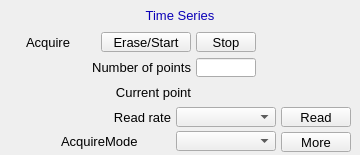
    <widget class="PyDMFrame" name="composite_1">
      <property name="geometry">
        <rect>
          <x>285</x>
          <y>275</y>
          <width>360</width>
          <height>155</height>
        </rect>
      </property>
      <widget class="PyDMDrawingRectangle" name="rectangle_2">
        <property name="geometry">
          <rect>
            <x>120</x>
            <y>5</y>
            <width>120</width>
            <height>21</height>
          </rect>
        </property>
        <property name="brush" stdset="0">
          <brush brushstyle="SolidPattern">
            <color alpha="255">
              <red>218</red>
              <green>218</green>
              <blue>218</blue>
            </color>
          </brush>
        </property>
        <property name="penStyle" stdset="0">
          <enum>Qt::SolidLine</enum>
        </property>
        <property name="penColor" stdset="0">
          <color>
            <red>218</red>
            <green>218</green>
            <blue>218</blue>
          </color>
        </property>
        <property name="penWidth" stdset="0">
          <double>0</double>
        </property>
        <property name="penCapStyle" stdset="0">
          <enum>Qt::FlatCap</enum>
        </property>
        <property name="toolTip">
          <string>rectangle_2</string>
        </property>
      </widget>
      <widget class="PyDMDrawingRectangle" name="rectangle_3">
        <property name="geometry">
          <rect>
            <x>0</x>
            <y>0</y>
            <width>360</width>
            <height>155</height>
          </rect>
        </property>
        <property name="brush" stdset="0">
          <brush brushstyle="NoBrush">
            <color alpha="255">
              <red>0</red>
              <green>0</green>
              <blue>0</blue>
            </color>
          </brush>
        </property>
        <property name="penStyle" stdset="0">
          <enum>Qt::SolidLine</enum>
        </property>
        <property name="penColor" stdset="0">
          <color>
            <red>0</red>
            <green>0</green>
            <blue>0</blue>
          </color>
        </property>
        <property name="penWidth" stdset="0">
          <double>1</double>
        </property>
        <property name="penCapStyle" stdset="0">
          <enum>Qt::FlatCap</enum>
        </property>
        <property name="toolTip">
          <string>rectangle_3</string>
        </property>
      </widget>
      <widget class="QLabel" name="text_13">
        <property name="geometry">
          <rect>
            <x>125</x>
            <y>5</y>
            <width>110</width>
            <height>20</height>
          </rect>
        </property>
        <property name="text">
          <string>Time Series</string>
        </property>
        <property name="font" stdset="0">
          <font>
            <pointsize>10</pointsize>
          </font>
        </property>
        <property name="brush" stdset="0">
          <brush brushstyle="SolidPattern">
            <color alpha="255">
              <red>10</red>
              <green>0</green>
              <blue>184</blue>
            </color>
          </brush>
        </property>
        <property name="toolTip">
          <string>text_13</string>
        </property>
        <property name="alignment">
          <set>Qt::AlignCenter</set>
        </property>
        <property name="styleSheet">
          <string notr="true">QLabel#text_13 {
  color: rgb(10, 0, 184);
  }</string>
        </property>
      </widget>
      <widget class="QLabel" name="text_14">
        <property name="geometry">
          <rect>
            <x>61</x>
            <y>82</y>
            <width>130</width>
            <height>20</height>
          </rect>
        </property>
        <property name="text">
          <string>Current point</string>
        </property>
        <property name="font" stdset="0">
          <font>
            <pointsize>10</pointsize>
          </font>
        </property>
        <property name="brush" stdset="0">
          <brush brushstyle="SolidPattern">
            <color alpha="255">
              <red>0</red>
              <green>0</green>
              <blue>0</blue>
            </color>
          </brush>
        </property>
        <property name="toolTip">
          <string>text_14</string>
        </property>
        <property name="alignment">
          <set>Qt::AlignRight|Qt::AlignTrailing|Qt::AlignVCenter</set>
        </property>
        <property name="styleSheet">
          <string notr="true">QLabel#text_14 {
  color: rgb(0, 0, 0);
  }</string>
        </property>
      </widget>
      <widget class="PyDMLabel" name="text_update_24">
        <property name="geometry">
          <rect>
            <x>196</x>
            <y>83</y>
            <width>90</width>
            <height>18</height>
          </rect>
        </property>
        <property name="toolTip">
          <string>PV: ${prefix}TS:TSCurrentPoint</string>
        </property>
        <property name="channel" stdset="0">
          <string>ca://${prefix}TS:TSCurrentPoint</string>
        </property>
        <property name="font" stdset="0">
          <font>
            <pointsize>10</pointsize>
          </font>
        </property>
        <property name="alignment">
          <set>Qt::AlignLeading|Qt::AlignLeft|Qt::AlignVCenter</set>
        </property>
        <property name="textInteractionFlags">
          <set>Qt::TextSelectableByKeyboard|Qt::TextSelectableByMouse</set>
        </property>
        <property name="styleSheet">
          <string notr="true">PyDMLabel#text_update_24 {
  color: rgb(10, 0, 184);
  background-color: rgb(187, 187, 187);
  }</string>
        </property>
      </widget>
      <widget class="PyDMEnumComboBox" name="menu">
        <property name="geometry">
          <rect>
            <x>176</x>
            <y>107</y>
            <width>100</width>
            <height>20</height>
          </rect>
        </property>
        <property name="toolTip">
          <string>${prefix}TS:TSRead.SCAN</string>
        </property>
        <property name="channel" stdset="0">
          <string>ca://${prefix}TS:TSRead.SCAN</string>
        </property>
        <property name="font" stdset="0">
          <font>
            <pointsize>10</pointsize>
          </font>
        </property>
        <property name="styleSheet">
          <string notr="true">PyDMEnumComboBox#menu {
  color: rgb(0, 0, 0);
  background-color: rgb(115, 223, 255);
  }</string>
        </property>
      </widget>
      <widget class="PyDMPushButton" name="message_button">
        <property name="geometry">
          <rect>
            <x>281</x>
            <y>107</y>
            <width>70</width>
            <height>20</height>
          </rect>
        </property>
        <property name="text">
          <string>Read</string>
        </property>
        <property name="font" stdset="0">
          <font>
            <pointsize>10</pointsize>
          </font>
        </property>
        <property name="toolTip">
          <string>${prefix}TS:TSRead.PROC</string>
        </property>
        <property name="channel" stdset="0">
          <string>ca://${prefix}TS:TSRead.PROC</string>
        </property>
        <property name="pressValue" stdset="0">
          <string>1</string>
        </property>
        <property name="styleSheet">
          <string notr="true">PyDMPushButton#message_button {
  color: rgb(0, 0, 0);
  background-color: rgb(115, 223, 255);
  }</string>
        </property>
      </widget>
      <widget class="QLabel" name="text_15">
        <property name="geometry">
          <rect>
            <x>81</x>
            <y>107</y>
            <width>90</width>
            <height>20</height>
          </rect>
        </property>
        <property name="text">
          <string>Read rate</string>
        </property>
        <property name="font" stdset="0">
          <font>
            <pointsize>10</pointsize>
          </font>
        </property>
        <property name="brush" stdset="0">
          <brush brushstyle="SolidPattern">
            <color alpha="255">
              <red>0</red>
              <green>0</green>
              <blue>0</blue>
            </color>
          </brush>
        </property>
        <property name="toolTip">
          <string>text_15</string>
        </property>
        <property name="alignment">
          <set>Qt::AlignRight|Qt::AlignTrailing|Qt::AlignVCenter</set>
        </property>
        <property name="styleSheet">
          <string notr="true">QLabel#text_15 {
  color: rgb(0, 0, 0);
  }</string>
        </property>
      </widget>
      <widget class="PyDMLineEdit" name="text_entry_8">
        <property name="geometry">
          <rect>
            <x>196</x>
            <y>58</y>
            <width>60</width>
            <height>19</height>
          </rect>
        </property>
        <property name="channel" stdset="0">
          <string>ca://${prefix}TS:TSNumPoints</string>
        </property>
        <property name="toolTip">
          <string>${prefix}TS:TSNumPoints</string>
        </property>
        <property name="font" stdset="0">
          <font>
            <pointsize>10</pointsize>
          </font>
        </property>
        <property name="styleSheet">
          <string notr="true">PyDMLineEdit#text_entry_8 {
  color: rgb(0, 0, 0);
  background-color: rgb(115, 223, 255);
  border: 1px solid black;
  margin: 0px;
  padding: 0px;
  spacing: 0px;
  }</string>
        </property>
      </widget>
      <widget class="QLabel" name="text_16">
        <property name="geometry">
          <rect>
            <x>31</x>
            <y>57</y>
            <width>160</width>
            <height>20</height>
          </rect>
        </property>
        <property name="text">
          <string>Number of points</string>
        </property>
        <property name="font" stdset="0">
          <font>
            <pointsize>10</pointsize>
          </font>
        </property>
        <property name="brush" stdset="0">
          <brush brushstyle="SolidPattern">
            <color alpha="255">
              <red>0</red>
              <green>0</green>
              <blue>0</blue>
            </color>
          </brush>
        </property>
        <property name="toolTip">
          <string>text_16</string>
        </property>
        <property name="alignment">
          <set>Qt::AlignRight|Qt::AlignTrailing|Qt::AlignVCenter</set>
        </property>
        <property name="styleSheet">
          <string notr="true">QLabel#text_16 {
  color: rgb(0, 0, 0);
  }</string>
        </property>
      </widget>
      <widget class="PyDMPushButton" name="message_button_1">
        <property name="geometry">
          <rect>
            <x>101</x>
            <y>32</y>
            <width>90</width>
            <height>20</height>
          </rect>
        </property>
        <property name="text">
          <string>Erase/Start</string>
        </property>
        <property name="font" stdset="0">
          <font>
            <pointsize>10</pointsize>
          </font>
        </property>
        <property name="toolTip">
          <string>${prefix}TS:TSAcquire</string>
        </property>
        <property name="channel" stdset="0">
          <string>ca://${prefix}TS:TSAcquire</string>
        </property>
        <property name="pressValue" stdset="0">
          <string>1</string>
        </property>
        <property name="styleSheet">
          <string notr="true">PyDMPushButton#message_button_1 {
  color: rgb(0, 0, 0);
  background-color: rgb(115, 223, 255);
  }</string>
        </property>
      </widget>
      <widget class="PyDMPushButton" name="message_button_2">
        <property name="geometry">
          <rect>
            <x>196</x>
            <y>32</y>
            <width>60</width>
            <height>20</height>
          </rect>
        </property>
        <property name="text">
          <string>Stop</string>
        </property>
        <property name="font" stdset="0">
          <font>
            <pointsize>10</pointsize>
          </font>
        </property>
        <property name="toolTip">
          <string>${prefix}TS:TSAcquire</string>
        </property>
        <property name="channel" stdset="0">
          <string>ca://${prefix}TS:TSAcquire</string>
        </property>
        <property name="pressValue" stdset="0">
          <string>0</string>
        </property>
        <property name="styleSheet">
          <string notr="true">PyDMPushButton#message_button_2 {
  color: rgb(0, 0, 0);
  background-color: rgb(115, 223, 255);
  }</string>
        </property>
      </widget>
      <widget class="PyDMLabel" name="text_update_25">
        <property name="geometry">
          <rect>
            <x>261</x>
            <y>33</y>
            <width>90</width>
            <height>18</height>
          </rect>
        </property>
        <property name="toolTip">
          <string>PV: ${prefix}TS:TSAcquiring</string>
        </property>
        <property name="channel" stdset="0">
          <string>ca://${prefix}TS:TSAcquiring</string>
        </property>
        <property name="displayFormat" stdset="0">
          <enum>PyDMLabel::String</enum>
        </property>
        <property name="font" stdset="0">
          <font>
            <pointsize>10</pointsize>
          </font>
        </property>
        <property name="alignment">
          <set>Qt::AlignLeading|Qt::AlignLeft|Qt::AlignVCenter</set>
        </property>
        <property name="textInteractionFlags">
          <set>Qt::TextSelectableByKeyboard|Qt::TextSelectableByMouse</set>
        </property>
        <property name="styleSheet">
          <string notr="true">PyDMLabel#text_update_25 {
  color: rgb(10, 0, 184);
  background-color: rgb(70, 70, 70);
  }</string>
        </property>
      </widget>
      <widget class="QLabel" name="text_17">
        <property name="geometry">
          <rect>
            <x>26</x>
            <y>32</y>
            <width>70</width>
            <height>20</height>
          </rect>
        </property>
        <property name="text">
          <string>Acquire</string>
        </property>
        <property name="font" stdset="0">
          <font>
            <pointsize>10</pointsize>
          </font>
        </property>
        <property name="brush" stdset="0">
          <brush brushstyle="SolidPattern">
            <color alpha="255">
              <red>0</red>
              <green>0</green>
              <blue>0</blue>
            </color>
          </brush>
        </property>
        <property name="toolTip">
          <string>text_17</string>
        </property>
        <property name="alignment">
          <set>Qt::AlignLeading|Qt::AlignLeft|Qt::AlignVCenter</set>
        </property>
        <property name="styleSheet">
          <string notr="true">QLabel#text_17 {
  color: rgb(0, 0, 0);
  }</string>
        </property>
      </widget>
      <widget class="PyDMRelatedDisplayButton" name="related_display_8">
        <property name="geometry">
          <rect>
            <x>281</x>
            <y>132</y>
            <width>70</width>
            <height>20</height>
          </rect>
        </property>
        <property name="toolTip">
          <string>More</string>
        </property>
        <property name="text">
          <string>More</string>
        </property>
        <property name="showIcon" stdset="0">
          <bool>true</bool>
        </property>
        <property name="font" stdset="0">
          <font>
            <pointsize>10</pointsize>
          </font>
        </property>
        <property name="styleSheet">
          <string notr="true">PyDMRelatedDisplayButton#related_display_8 {
  color: rgb(0, 0, 0);
  background-color: rgb(115, 223, 255);
  }</string>
        </property>
        <property name="titles" stdset="0">
          <stringlist>
            <string>Time series control</string>
          </stringlist>
        </property>
        <property name="filenames" stdset="0">
          <stringlist>
            <string>TimeSeriesPlugin_V36.ui</string>
          </stringlist>
        </property>
        <property name="macros" stdset="0">
          <stringlist>
            <string>P=${P},R=${R}TS:</string>
          </stringlist>
        </property>
        <property name="openInNewWindow" stdset="0">
          <bool>true</bool>
        </property>
      </widget>
      <widget class="QLabel" name="text_18">
        <property name="geometry">
          <rect>
            <x>61</x>
            <y>131</y>
            <width>110</width>
            <height>20</height>
          </rect>
        </property>
        <property name="text">
          <string>AcquireMode</string>
        </property>
        <property name="font" stdset="0">
          <font>
            <pointsize>10</pointsize>
          </font>
        </property>
        <property name="brush" stdset="0">
          <brush brushstyle="SolidPattern">
            <color alpha="255">
              <red>0</red>
              <green>0</green>
              <blue>0</blue>
            </color>
          </brush>
        </property>
        <property name="toolTip">
          <string>text_18</string>
        </property>
        <property name="alignment">
          <set>Qt::AlignLeading|Qt::AlignLeft|Qt::AlignVCenter</set>
        </property>
        <property name="styleSheet">
          <string notr="true">QLabel#text_18 {
  color: rgb(0, 0, 0);
  }</string>
        </property>
      </widget>
      <widget class="PyDMEnumComboBox" name="menu_1">
        <property name="geometry">
          <rect>
            <x>176</x>
            <y>131</y>
            <width>100</width>
            <height>20</height>
          </rect>
        </property>
        <property name="toolTip">
          <string>${prefix}TS:TSAcquireMode</string>
        </property>
        <property name="channel" stdset="0">
          <string>ca://${prefix}TS:TSAcquireMode</string>
        </property>
        <property name="font" stdset="0">
          <font>
            <pointsize>10</pointsize>
          </font>
        </property>
        <property name="styleSheet">
          <string notr="true">PyDMEnumComboBox#menu_1 {
  color: rgb(0, 0, 0);
  background-color: rgb(115, 223, 255);
  }</string>
        </property>
      </widget>
    </widget>
